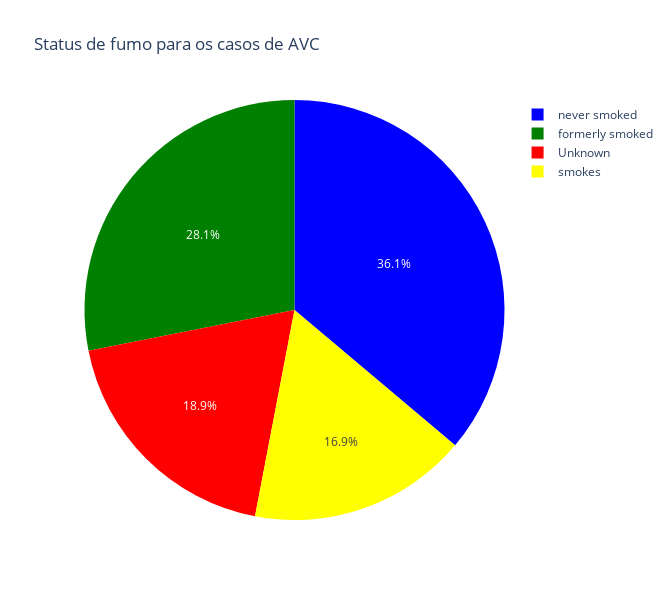

Here is the notebook cell this chart was saved with:
### Markdown cell above
### Status de Fumo

### Code cell
df_fumo = data_AVC.groupby('smoking_status')['stroke'].sum().reset_index()
fig_fumo = px.pie(df_fumo, values='stroke', names='smoking_status', title='Status de fumo para os casos de AVC', color='smoking_status', color_discrete_map={  # Mapeamento de cores
        'never smoked': 'blue',
        'formerly smoked': 'green',
        'Unknown': 'red',
        'smokes': 'yellow'},  width=670, height=600)
fig_fumo.show()

#checando
contagem_fumante = data_AVC['smoking_status'].value_counts()
print(contagem_fumante)

### Figure 1 — Plotly figure (JSON) as saved in the notebook; plotly's stock layout.template omitted (floating-point values rounded to 4 significant figures)
{"data": [{"customdata": [["Unknown"], ["formerly smoked"], ["never smoked"], ["smokes"]], "domain": {"x": [0, 1], "y": [0, 1]}, "hovertemplate": "smoking_status=%{customdata[0]}<br>stroke=%{value}<extra></extra>", "labels": ["Unknown", "formerly smoked", "never smoked", "smokes"], "legendgroup": "", "marker": {"colors": ["red", "green", "blue", "yellow"]}, "name": "", "showlegend": true, "type": "pie", "values": [47, 70, 90, 42]}], "layout": {"height": 600, "legend": {"tracegroupgap": 0}, "title": {"text": "Status de fumo para os casos de AVC"}, "width": 670}}
